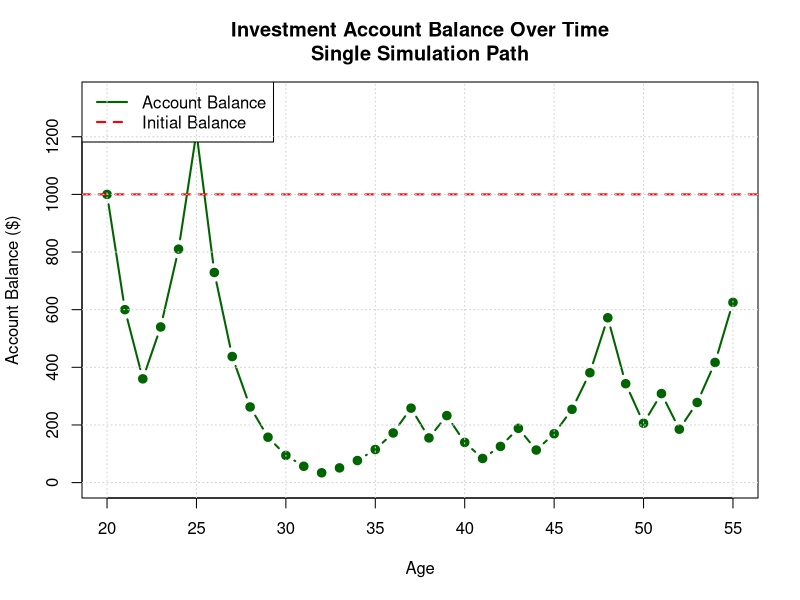
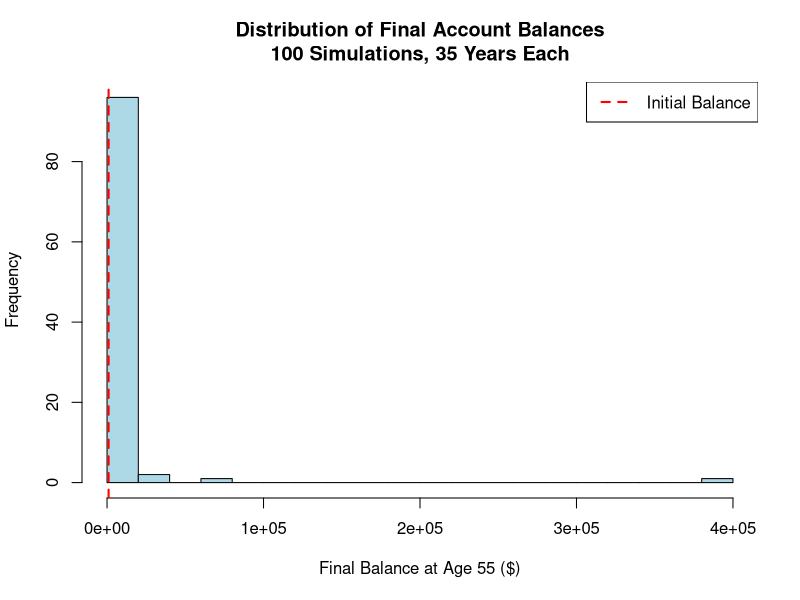
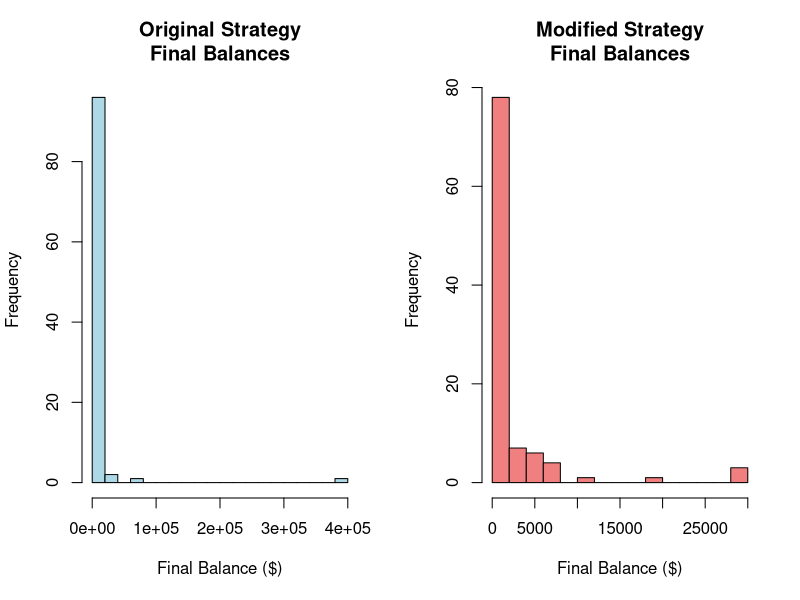

These figures' R source, in order:
## ---- chunk 1
#| label: expected-value
#| echo: false

# Set seed for reproducibility
set.seed(123)

# Initial balance
initial_balance <- 1000

# Expected value calculation
# Heads (50% chance): balance * 1.5
# Tails (50% chance): balance * 0.6
expected_value <- 0.5 * (initial_balance * 1.5) + 0.5 * (initial_balance * 0.6)

cat("Expected value after 1 coin flip: $", expected_value, "\n", sep = "")
cat("Expected return: ", ((expected_value - initial_balance) / initial_balance) * 100, "%\n", sep = "")
## ---- chunk 2
#| label: single-simulation
#| echo: false

# Set seed for reproducibility
set.seed(456)

# Parameters
initial_balance <- 1000
n_periods <- 35  # From age 20 to 55 (35 years)
current_age <- 20

# Simulate one path
simulate_investment_path <- function(initial, periods) {
  balance <- initial
  path <- numeric(periods + 1)
  path[1] <- initial
  
  for (i in 1:periods) {
    coin_flip <- rbinom(1, 1, 0.5)
    if (coin_flip == 1) {
      balance <- balance * 1.5  # 50% gain
    } else {
      balance <- balance * 0.6  # 40% loss
    }
    path[i + 1] <- balance
  }
  
  return(path)
}

# Run simulation
investment_data <- data.frame(
  age = current_age:(current_age + n_periods),
  balance = simulate_investment_path(initial_balance, n_periods)
)

# Create time series plot
plot(investment_data$age, investment_data$balance, 
     type = "b", col = "darkgreen", lwd = 2, pch = 19,
     main = "Investment Account Balance Over Time\nSingle Simulation Path",
     xlab = "Age", ylab = "Account Balance ($)",
     ylim = c(0, max(investment_data$balance) * 1.1))
abline(h = initial_balance, col = "red", lty = 2, lwd = 2)
legend("topleft", c("Account Balance", "Initial Balance"), 
       col = c("darkgreen", "red"), lty = c(1, 2), lwd = 2)
grid()

# Show final balance
final_balance <- investment_data$balance[nrow(investment_data)]
cat("Final balance at age 55: $", round(final_balance, 2), "\n", sep = "")
cat("Total return: ", round(((final_balance - initial_balance) / initial_balance) * 100, 1), "%\n", sep = "")
## ---- chunk 3
#| label: multiple-simulations
#| echo: false

# Set seed for reproducibility
set.seed(789)

# Parameters
initial_balance <- 1000
n_periods <- 35  # 35 years
n_sims <- 100

# Simulate final balance for multiple paths
simulate_final_balance <- function(initial, periods) {
  balance <- initial
  for (i in 1:periods) {
    coin_flip <- rbinom(1, 1, 0.5)
    if (coin_flip == 1) {
      balance <- balance * 1.5  # 50% gain
    } else {
      balance <- balance * 0.6  # 40% loss
    }
  }
  return(balance)
}

# Run multiple simulations
final_balances <- replicate(n_sims, simulate_final_balance(initial_balance, n_periods))

# Create data frame
distribution_data <- data.frame(
  sim_num = 1:n_sims,
  final_balance = final_balances
)

# Create histogram
hist(distribution_data$final_balance, 
     breaks = 20, 
     col = "lightblue", 
     border = "black",
     main = "Distribution of Final Account Balances\n100 Simulations, 35 Years Each",
     xlab = "Final Balance at Age 55 ($)",
     ylab = "Frequency")
abline(v = initial_balance, col = "red", lty = 2, lwd = 2)
legend("topright", "Initial Balance", col = "red", lty = 2, lwd = 2)

# Summary statistics
mean_balance <- mean(distribution_data$final_balance)
median_balance <- median(distribution_data$final_balance)
prob_above_initial <- mean(distribution_data$final_balance > initial_balance)

cat("Summary Statistics:\n")
cat("Mean final balance: $", round(mean_balance, 2), "\n", sep = "")
cat("Median final balance: $", round(median_balance, 2), "\n", sep = "")
cat("Probability above initial: ", round(prob_above_initial, 3), "\n", sep = "")
## ---- chunk 4
#| label: probability-analysis
#| echo: false

# Calculate probability from the 100 simulations above
prob_above_1000 <- mean(distribution_data$final_balance > 1000)

cat("Probability of having more than $1,000 at age 55: ", 
    round(prob_above_1000 * 100, 1), "%\n", sep = "")
cat("This means ", round((1 - prob_above_1000) * 100, 1), 
    "% of the time, you end up with less than your initial investment.\n", sep = "")

# Additional analysis: probability of different outcomes
prob_above_5000 <- mean(distribution_data$final_balance > 5000)
prob_above_10000 <- mean(distribution_data$final_balance > 10000)
prob_below_500 <- mean(distribution_data$final_balance < 500)

cat("\nAdditional Probability Analysis:\n")
cat("Probability above $5,000: ", round(prob_above_5000 * 100, 1), "%\n", sep = "")
cat("Probability above $10,000: ", round(prob_above_10000 * 100, 1), "%\n", sep = "")
cat("Probability below $500: ", round(prob_below_500 * 100, 1), "%\n", sep = "")
## ---- chunk 5
#| label: strategy-comparison
#| echo: false

# Set seed for reproducibility
set.seed(101)

# Modified strategy: bet exactly 50% of balance each round
simulate_modified_strategy <- function(initial, periods) {
  balance <- initial
  for (i in 1:periods) {
    bet_amount <- balance * 0.5  # Bet exactly 50%
    coin_flip <- rbinom(1, 1, 0.5)
    if (coin_flip == 1) {
      balance <- balance + (bet_amount * 0.5)  # 50% gain on bet
    } else {
      balance <- balance - (bet_amount * 0.4)  # 40% loss on bet
    }
  }
  return(balance)
}

# Run 100 simulations for modified strategy
modified_final_balances <- replicate(n_sims, simulate_modified_strategy(initial_balance, n_periods))

# Calculate probabilities for modified strategy
prob_modified_above_1000 <- mean(modified_final_balances > 1000)
prob_modified_above_10000 <- mean(modified_final_balances > 10000)

# Compare with original strategy
prob_original_above_1000 <- mean(final_balances > 1000)
prob_original_above_10000 <- mean(final_balances > 10000)

cat("Strategy Comparison Results:\n")
cat("Original strategy - Probability > $1,000: ", 
    round(prob_original_above_1000 * 100, 1), "%\n", sep = "")
cat("Modified strategy - Probability > $1,000: ", 
    round(prob_modified_above_1000 * 100, 1), "%\n", sep = "")
cat("\nOriginal strategy - Probability > $10,000: ", 
    round(prob_original_above_10000 * 100, 1), "%\n", sep = "")
cat("Modified strategy - Probability > $10,000: ", 
    round(prob_modified_above_10000 * 100, 1), "%\n", sep = "")

# Create comparison plot
par(mfrow = c(1, 2))
hist(final_balances, breaks = 15, col = "lightblue", border = "black",
     main = "Original Strategy\nFinal Balances", xlab = "Final Balance ($)")
hist(modified_final_balances, breaks = 15, col = "lightcoral", border = "black",
     main = "Modified Strategy\nFinal Balances", xlab = "Final Balance ($)")
par(mfrow = c(1, 1))

# Summary statistics comparison
cat("\nSummary Statistics Comparison:\n")
cat("Original - Mean: $", round(mean(final_balances), 2), 
    ", Median: $", round(median(final_balances), 2), "\n", sep = "")
cat("Modified - Mean: $", round(mean(modified_final_balances), 2), 
    ", Median: $", round(median(modified_final_balances), 2), "\n", sep = "")
